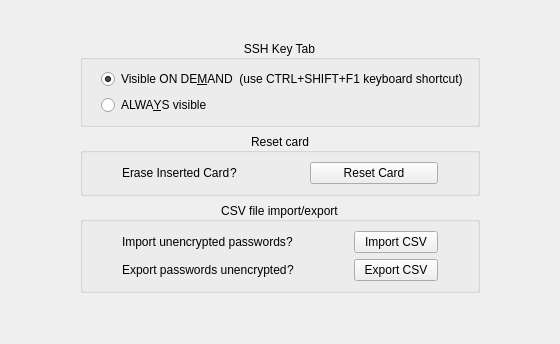
      <widget class="QWidget" name="pageAdvanced">
       <layout class="QGridLayout" name="gridLayout">
        <property name="leftMargin">
         <number>80</number>
        </property>
        <property name="topMargin">
         <number>40</number>
        </property>
        <property name="rightMargin">
         <number>80</number>
        </property>
        <item row="3" column="0">
         <spacer name="verticalSpacer_18">
          <property name="orientation">
           <enum>Qt::Vertical</enum>
          </property>
          <property name="sizeHint" stdset="0">
           <size>
            <width>20</width>
            <height>40</height>
           </size>
          </property>
         </spacer>
        </item>
        <item row="0" column="0">
         <widget class="QGroupBox" name="groupBox_SSH">
          <property name="maximumSize">
           <size>
            <width>600</width>
            <height>16777215</height>
           </size>
          </property>
          <property name="title">
           <string>SSH Key Tab</string>
          </property>
          <property name="alignment">
           <set>Qt::AlignCenter</set>
          </property>
          <layout class="QVBoxLayout" name="verticalLayout_24">
           <property name="leftMargin">
            <number>18</number>
           </property>
           <item>
            <widget class="QRadioButton" name="radioButtonSSHTabOnDemand">
             <property name="text">
              <string>Visible ON DE&amp;MAND  (use CTRL+SHIFT+F1 keyboard shortcut)</string>
             </property>
             <property name="checked">
              <bool>true</bool>
             </property>
            </widget>
           </item>
           <item>
            <widget class="QRadioButton" name="radioButtonSSHTabAlways">
             <property name="text">
              <string>ALWA&amp;YS visible</string>
             </property>
            </widget>
           </item>
          </layout>
         </widget>
        </item>
        <item row="1" column="0">
         <widget class="QGroupBox" name="groupBox_ResetCard">
          <property name="title">
           <string>Reset card</string>
          </property>
          <property name="alignment">
           <set>Qt::AlignCenter</set>
          </property>
          <layout class="QVBoxLayout" name="verticalLayout_26">
           <item>
            <layout class="QGridLayout" name="gridLayout_3">
             <property name="sizeConstraint">
              <enum>QLayout::SetNoConstraint</enum>
             </property>
             <property name="leftMargin">
              <number>30</number>
             </property>
             <property name="topMargin">
              <number>0</number>
             </property>
             <property name="rightMargin">
              <number>30</number>
             </property>
             <property name="bottomMargin">
              <number>0</number>
             </property>
             <property name="horizontalSpacing">
              <number>60</number>
             </property>
             <property name="verticalSpacing">
              <number>30</number>
             </property>
             <item row="0" column="0">
              <layout class="QHBoxLayout" name="horizontalLayout_39">
               <item>
                <widget class="QLabel" name="label_6">
                 <property name="text">
                  <string>Erase Inserted Card</string>
                 </property>
                 <property name="wordWrap">
                  <bool>true</bool>
                 </property>
                </widget>
               </item>
               <item>
                <widget class="QLabel" name="label_resetCardHelp">
                 <property name="text">
                  <string>?</string>
                 </property>
                </widget>
               </item>
              </layout>
             </item>
             <item row="0" column="1">
              <widget class="QPushButton" name="pushButtonResetCard">
               <property name="text">
                <string>Reset Card</string>
               </property>
              </widget>
             </item>
            </layout>
           </item>
          </layout>
         </widget>
        </item>
        <item row="2" column="0">
         <widget class="QGroupBox" name="groupBox_CSV">
          <property name="title">
           <string>CSV file import/export</string>
          </property>
          <property name="alignment">
           <set>Qt::AlignCenter</set>
          </property>
          <layout class="QVBoxLayout" name="verticalLayout_28">
           <item>
            <layout class="QGridLayout" name="gridLayout_4">
             <property name="leftMargin">
              <number>30</number>
             </property>
             <property name="rightMargin">
              <number>30</number>
             </property>
             <property name="horizontalSpacing">
              <number>60</number>
             </property>
             <item row="0" column="0">
              <layout class="QHBoxLayout" name="horizontalLayout_41">
               <item>
                <widget class="QLabel" name="label_10">
                 <property name="text">
                  <string>Import unencrypted passwords</string>
                 </property>
                </widget>
               </item>
               <item>
                <widget class="QLabel" name="label_ImportCSVHelp">
                 <property name="text">
                  <string>?</string>
                 </property>
                </widget>
               </item>
              </layout>
             </item>
             <item row="0" column="1">
              <widget class="QPushButton" name="pushButtonImportCSV">
               <property name="text">
                <string>Import CSV</string>
               </property>
              </widget>
             </item>
             <item row="1" column="0">
              <layout class="QHBoxLayout" name="horizontalLayout_42">
               <item>
                <widget class="QLabel" name="label_ExportCSV">
                 <property name="text">
                  <string>Export passwords unencrypted</string>
                 </property>
                </widget>
               </item>
               <item>
                <widget class="QLabel" name="label_ExportCSVHelp">
                 <property name="text">
                  <string>?</string>
                 </property>
                </widget>
               </item>
              </layout>
             </item>
             <item row="1" column="1">
              <widget class="QPushButton" name="pushButtonExportCSV">
               <property name="text">
                <string>Export CSV</string>
               </property>
              </widget>
             </item>
            </layout>
           </item>
          </layout>
         </widget>
        </item>
       </layout>
      </widget>
